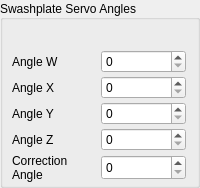
            <widget class="QGroupBox" name="SwashplateBox_3">
             <property name="sizePolicy">
              <sizepolicy hsizetype="Fixed" vsizetype="MinimumExpanding">
               <horstretch>0</horstretch>
               <verstretch>0</verstretch>
              </sizepolicy>
             </property>
             <property name="minimumSize">
              <size>
               <width>200</width>
               <height>0</height>
              </size>
             </property>
             <property name="maximumSize">
              <size>
               <width>16777215</width>
               <height>16777215</height>
              </size>
             </property>
             <property name="title">
              <string>Swashplate Servo Angles</string>
             </property>
             <property name="alignment">
              <set>Qt::AlignLeading|Qt::AlignLeft|Qt::AlignVCenter</set>
             </property>
             <layout class="QGridLayout" name="gridLayout_20">
              <property name="leftMargin">
               <number>3</number>
              </property>
              <property name="topMargin">
               <number>30</number>
              </property>
              <property name="rightMargin">
               <number>3</number>
              </property>
              <property name="bottomMargin">
               <number>3</number>
              </property>
              <property name="spacing">
               <number>3</number>
              </property>
              <item row="2" column="0">
               <widget class="QLabel" name="ccpmServoXLabel_2">
                <property name="sizePolicy">
                 <sizepolicy hsizetype="Fixed" vsizetype="Preferred">
                  <horstretch>0</horstretch>
                  <verstretch>0</verstretch>
                 </sizepolicy>
                </property>
                <property name="minimumSize">
                 <size>
                  <width>80</width>
                  <height>0</height>
                 </size>
                </property>
                <property name="maximumSize">
                 <size>
                  <width>80</width>
                  <height>16777215</height>
                 </size>
                </property>
                <property name="text">
                 <string>Angle X</string>
                </property>
               </widget>
              </item>
              <item row="3" column="0">
               <widget class="QLabel" name="ccpmServoYLabel_2">
                <property name="enabled">
                 <bool>true</bool>
                </property>
                <property name="sizePolicy">
                 <sizepolicy hsizetype="Fixed" vsizetype="Preferred">
                  <horstretch>0</horstretch>
                  <verstretch>0</verstretch>
                 </sizepolicy>
                </property>
                <property name="minimumSize">
                 <size>
                  <width>80</width>
                  <height>0</height>
                 </size>
                </property>
                <property name="maximumSize">
                 <size>
                  <width>80</width>
                  <height>16777215</height>
                 </size>
                </property>
                <property name="text">
                 <string>Angle Y</string>
                </property>
               </widget>
              </item>
              <item row="5" column="0">
               <widget class="QLabel" name="ccpmServoZLabel_2">
                <property name="sizePolicy">
                 <sizepolicy hsizetype="Fixed" vsizetype="Preferred">
                  <horstretch>0</horstretch>
                  <verstretch>0</verstretch>
                 </sizepolicy>
                </property>
                <property name="minimumSize">
                 <size>
                  <width>80</width>
                  <height>0</height>
                 </size>
                </property>
                <property name="maximumSize">
                 <size>
                  <width>80</width>
                  <height>16777215</height>
                 </size>
                </property>
                <property name="text">
                 <string>Angle Z</string>
                </property>
               </widget>
              </item>
              <item row="6" column="0">
               <widget class="QLabel" name="label_10">
                <property name="enabled">
                 <bool>true</bool>
                </property>
                <property name="sizePolicy">
                 <sizepolicy hsizetype="Fixed" vsizetype="Preferred">
                  <horstretch>0</horstretch>
                  <verstretch>0</verstretch>
                 </sizepolicy>
                </property>
                <property name="minimumSize">
                 <size>
                  <width>80</width>
                  <height>0</height>
                 </size>
                </property>
                <property name="maximumSize">
                 <size>
                  <width>80</width>
                  <height>16777215</height>
                 </size>
                </property>
                <property name="text">
                 <string>Correction Angle</string>
                </property>
                <property name="wordWrap">
                 <bool>true</bool>
                </property>
               </widget>
              </item>
              <item row="2" column="1">
               <widget class="QDoubleSpinBox" name="ccpmAngleX">
                <property name="sizePolicy">
                 <sizepolicy hsizetype="Fixed" vsizetype="Fixed">
                  <horstretch>0</horstretch>
                  <verstretch>0</verstretch>
                 </sizepolicy>
                </property>
                <property name="minimumSize">
                 <size>
                  <width>85</width>
                  <height>0</height>
                 </size>
                </property>
                <property name="maximumSize">
                 <size>
                  <width>85</width>
                  <height>25</height>
                 </size>
                </property>
                <property name="decimals">
                 <number>0</number>
                </property>
                <property name="maximum">
                 <double>360.000000000000000</double>
                </property>
                <property name="singleStep">
                 <double>15.000000000000000</double>
                </property>
               </widget>
              </item>
              <item row="6" column="1">
               <widget class="QDoubleSpinBox" name="ccpmCorrectionAngle">
                <property name="enabled">
                 <bool>true</bool>
                </property>
                <property name="sizePolicy">
                 <sizepolicy hsizetype="Fixed" vsizetype="Fixed">
                  <horstretch>0</horstretch>
                  <verstretch>0</verstretch>
                 </sizepolicy>
                </property>
                <property name="minimumSize">
                 <size>
                  <width>85</width>
                  <height>0</height>
                 </size>
                </property>
                <property name="maximumSize">
                 <size>
                  <width>85</width>
                  <height>25</height>
                 </size>
                </property>
                <property name="decimals">
                 <number>0</number>
                </property>
                <property name="maximum">
                 <double>360.000000000000000</double>
                </property>
                <property name="singleStep">
                 <double>15.000000000000000</double>
                </property>
               </widget>
              </item>
              <item row="5" column="1">
               <widget class="QDoubleSpinBox" name="ccpmAngleZ">
                <property name="sizePolicy">
                 <sizepolicy hsizetype="Fixed" vsizetype="Fixed">
                  <horstretch>0</horstretch>
                  <verstretch>0</verstretch>
                 </sizepolicy>
                </property>
                <property name="minimumSize">
                 <size>
                  <width>85</width>
                  <height>0</height>
                 </size>
                </property>
                <property name="maximumSize">
                 <size>
                  <width>85</width>
                  <height>25</height>
                 </size>
                </property>
                <property name="decimals">
                 <number>0</number>
                </property>
                <property name="maximum">
                 <double>360.000000000000000</double>
                </property>
                <property name="singleStep">
                 <double>15.000000000000000</double>
                </property>
               </widget>
              </item>
              <item row="3" column="1">
               <widget class="QDoubleSpinBox" name="ccpmAngleY">
                <property name="sizePolicy">
                 <sizepolicy hsizetype="Fixed" vsizetype="Fixed">
                  <horstretch>0</horstretch>
                  <verstretch>0</verstretch>
                 </sizepolicy>
                </property>
                <property name="minimumSize">
                 <size>
                  <width>85</width>
                  <height>0</height>
                 </size>
                </property>
                <property name="maximumSize">
                 <size>
                  <width>85</width>
                  <height>25</height>
                 </size>
                </property>
                <property name="decimals">
                 <number>0</number>
                </property>
                <property name="maximum">
                 <double>360.000000000000000</double>
                </property>
                <property name="singleStep">
                 <double>15.000000000000000</double>
                </property>
               </widget>
              </item>
              <item row="1" column="0">
               <widget class="QLabel" name="ccpmServoWLabel_2">
                <property name="enabled">
                 <bool>true</bool>
                </property>
                <property name="sizePolicy">
                 <sizepolicy hsizetype="Fixed" vsizetype="Preferred">
                  <horstretch>0</horstretch>
                  <verstretch>0</verstretch>
                 </sizepolicy>
                </property>
                <property name="minimumSize">
                 <size>
                  <width>80</width>
                  <height>0</height>
                 </size>
                </property>
                <property name="maximumSize">
                 <size>
                  <width>80</width>
                  <height>16777215</height>
                 </size>
                </property>
                <property name="text">
                 <string>Angle W</string>
                </property>
               </widget>
              </item>
              <item row="1" column="1">
               <widget class="QDoubleSpinBox" name="ccpmAngleW">
                <property name="sizePolicy">
                 <sizepolicy hsizetype="Fixed" vsizetype="Fixed">
                  <horstretch>0</horstretch>
                  <verstretch>0</verstretch>
                 </sizepolicy>
                </property>
                <property name="minimumSize">
                 <size>
                  <width>85</width>
                  <height>0</height>
                 </size>
                </property>
                <property name="maximumSize">
                 <size>
                  <width>85</width>
                  <height>25</height>
                 </size>
                </property>
                <property name="decimals">
                 <number>0</number>
                </property>
                <property name="maximum">
                 <double>360.000000000000000</double>
                </property>
                <property name="singleStep">
                 <double>15.000000000000000</double>
                </property>
               </widget>
              </item>
             </layout>
            </widget>
